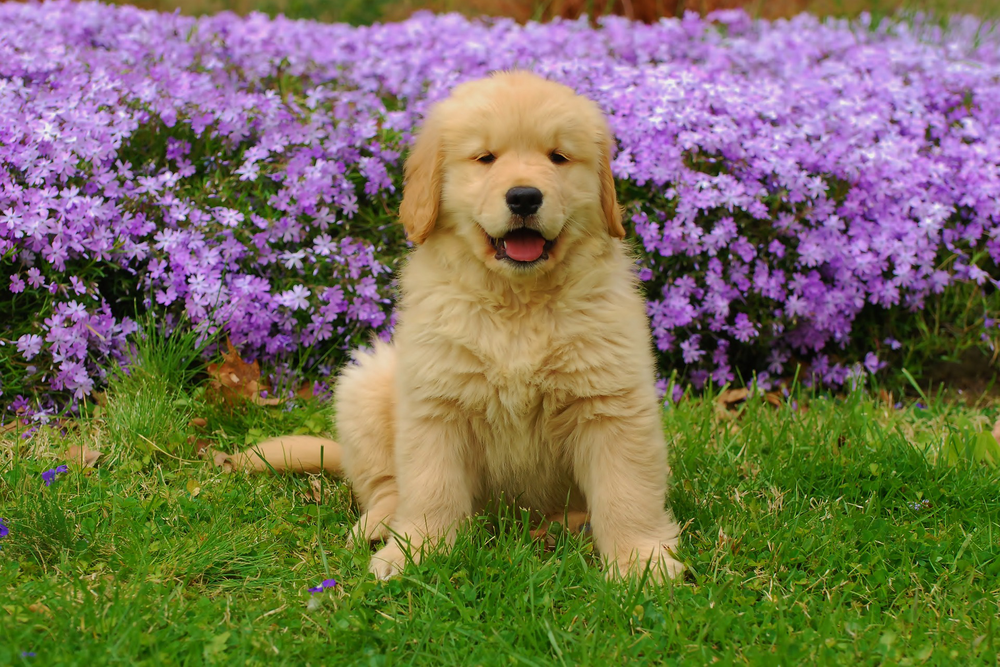
#> input picture compare/00013_TE_1920x1280.png, 1000 x 667 px, shrunk from 1920 x 1280 before the run, found by its file name
$ python demo_copy.py
#> lines starting #> are read from the running program, lines starting #| are printed output that depends on the picture
#> in main, ref is the input picture: PIL image 1000x667 RGB; mean R, G, B 119.9, 112.5, 88.7
### Haar/haar_wavelets.py
'''
The function haar_forward takes a 2D color or grayscale image and
returns an array of the same shape as the input image containing
multi-resolution haar wavelet coefficients.The number of levels
of decomposition is a user-provided parameter.

The function haar_inverse takes multi-resolution haar wavelets and
the levels of decomposition as inputs and reconstructs the original
input. The number of levels provided should be the same as the for
the decomposition.

Please note that if the X (or Y) dimension is of odd length, the
last column (or row) is not processed during the decomposition.
'''

import numpy as np

def haar_forward(image,levels=3):


    def one_level_decomp(img):

        Y,X = img.shape[0],img.shape[1]
        Y,X = (Y//2)*2, (X//2)*2

        a = img[:,0:X:2,...].copy()
        b = img[:,1:X:2,...].copy()

        img[:, :X//2,...] = (a + b)/2
        img[:,X//2:X,...] = (a - b)/2

        a = img[0:Y:2,:,...].copy()
        b = img[1:Y:2,:,...].copy()

        img[:Y//2, :,...] = (a + b)/2
        img[Y//2:Y,:,...] = (a - b)/2

        return img

    def multi_scale_decomp(img,levels):

#> called with levels = 3
        H,W = img.shape[0],img.shape[1]
#> H = 667; W = 1000

        for s in range(levels):
            img[:(H>>s),:(W>>s),...] = one_level_decomp(img[:(H>>s),:(W>>s),...])
#> this loop made 3 passes
#> pass 1, in one_level_decomp, `a = img[0:Y:2,:,...].copy()`:
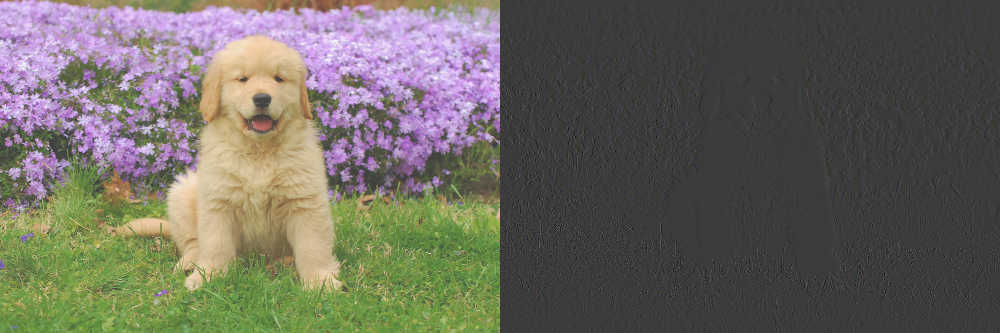
#> a: shape (333, 1000, 3) float32; mean of channels 0, 1, 2 60, 56.2, 44.4; drawn with min black and max white
#> after the loop:
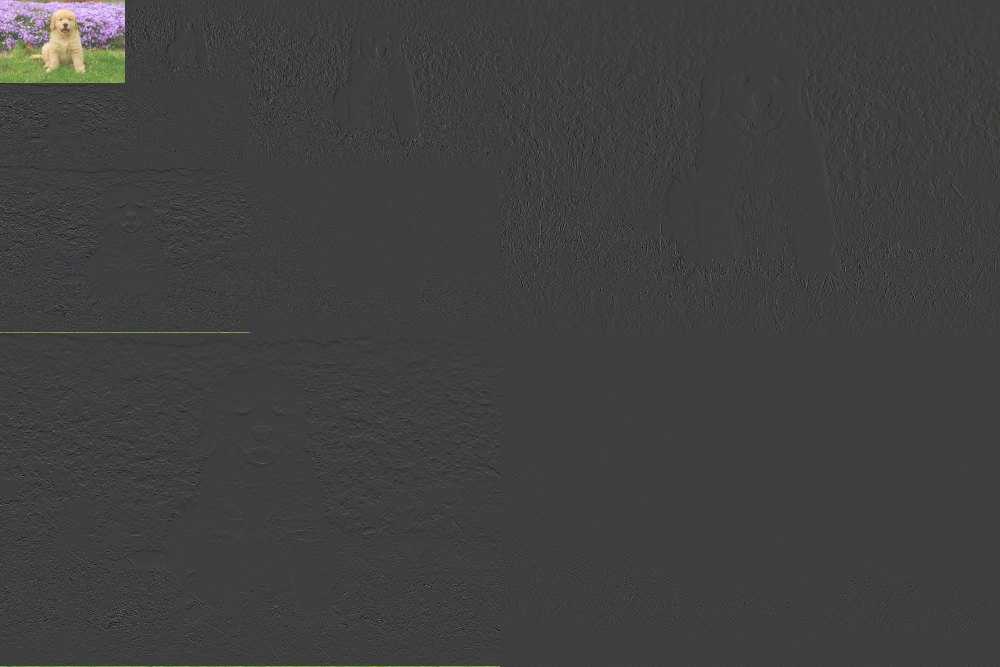
#> img: shape (667, 1000, 3) float32; mean of channels 0, 1, 2 2, 1.9, 1.4; drawn with min black and max white

        return img

    return multi_scale_decomp(image,levels)


def haar_inverse(image,levels=3):


    def one_level_recomp(img):

        Y,X = img.shape[0],img.shape[1]
        Y,X = (Y//2)*2, (X//2)*2

        a = img[:, :X//2,...].copy()
        b = img[:,X//2:X,...].copy()

        img[:,0:X:2,...] = a + b
        img[:,1:X:2,...] = a - b


        a = img[:Y//2, :,...].copy()
        b = img[Y//2:Y,:,...].copy()

        img[0:Y:2,:,...] = a + b
        img[1:Y:2,:,...] = a - b

        return img

    def multi_scale_recomp(img,levels):

#> called with levels = 3
        H,W = img.shape[0],img.shape[1]
#> H = 667; W = 1000

        for s in reversed(range(levels)):
            img[:(H>>s),:(W>>s),...] = one_level_recomp(img[:(H>>s),:(W>>s),...])
#> this loop made 3 passes
#> pass 1, in one_level_recomp, `a = img[:, :X//2,...].copy()`:
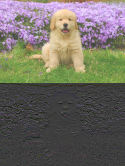
#> a: shape (166, 125, 3) float32; mean of channels 0, 1, 2 60.1, 56.2, 44.6; drawn with min black and max white
#> pass 1, in one_level_recomp, `b = img[:,X//2:X,...].copy()`:
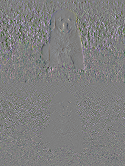
#> b: shape (166, 125, 3) float32; mean of channels 0, 1, 2 0, 0, 0; drawn with min black and max white
#> pass 1, in one_level_recomp, `a = img[:Y//2, :,...].copy()`:
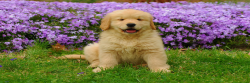
#> a: shape (83, 250, 3) float32; mean of channels 0, 1, 2 120.1, 112.4, 89; drawn as R, G, B
#> pass 1, in one_level_recomp, `b = img[Y//2:Y,:,...].copy()`:
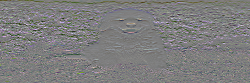
#> b: shape (83, 250, 3) float32; mean of channels 0, 1, 2 0.2, 0, 0.1; drawn with min black and max white

        return img

    return multi_scale_recomp(image,levels)

### Haar/demo_copy.py
'''
Demo showing forward and inverse Haar wavelet decomposition.
The input can be in color or grayscale.

Please note that in order to save as an image, a clipping operation
is performed on the Haar wavelets, which discards negative values.
'''

import cv2
import numpy as np
from timeit import default_timer as timer
from PIL import Image
from haar_wavelets import haar_forward, haar_inverse


def main():

    ref = Image.open("/home/vboxuser/DIP/00013_TE_1920x1280.png")
    ref = np.asarray(ref).astype(np.float32)

    LEVELS = 3
    start = timer()
    hwt = haar_forward(ref.copy(), LEVELS) # forward transform
    inv = haar_inverse(hwt.copy(), LEVELS)  # backward transform
    end = timer()

    Image.fromarray(hwt.clip(0,255).astype(np.uint8)).save("13_wavelets_for.png") # save visualization
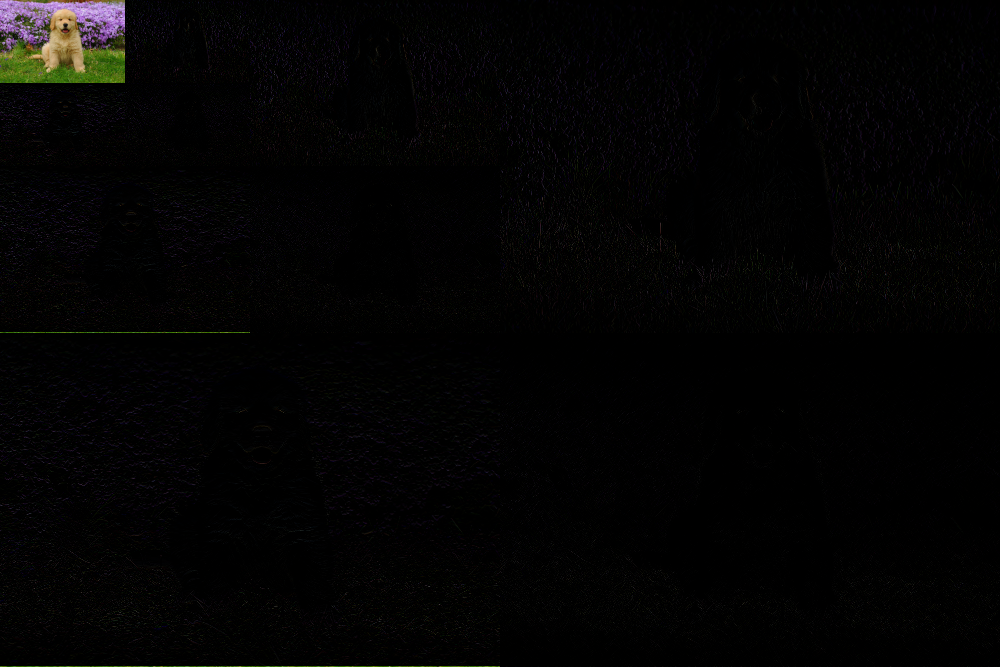
#> saved as 13_wavelets_for.png: PIL image 1000x667 RGB; mean R, G, B 3.7, 3.4, 3.1
    cv2.cvtColor(hwt, cv2.COLOR_RGB2BGR,hwt)
    cv2.imwrite('13_wavelets_for.jp2', hwt.clip(0,255).astype(np.uint8))
    Image.fromarray(inv.clip(0,255).astype(np.uint8)).save("13_wavelets_inv.png") # save reconstructed image
    cv2.cvtColor(inv, cv2.COLOR_RGB2BGR,inv)
    cv2.imwrite('13_wavelets_inv.jp2', inv.clip(0,255).astype(np.uint8))

    print("Time taken in seconds for forward and inverse Haar wavelet transform:", end-start)


if __name__ == "__main__":
    main()

$ run again, with compare/01_wavelets_inv.jp2 saved as compare/00013_TE_1920x1280.png
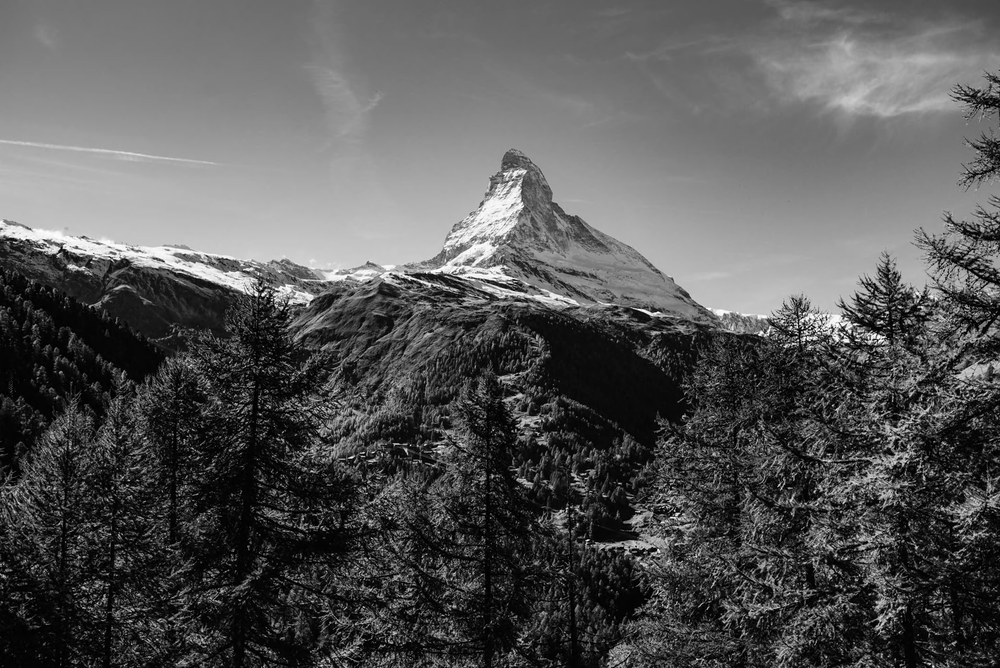
#> input picture compare/01_wavelets_inv.jp2, 1000 x 668 px, shrunk from 2096 x 1400 before the run, found by its file name
#> in main, ref is the input picture: PIL image 1000x668 L; min 0, max 255, mean 86.5
#> ref: shape (668, 1000) float32
#> after the loop in multi_scale_decomp, `for s in range(levels):`:
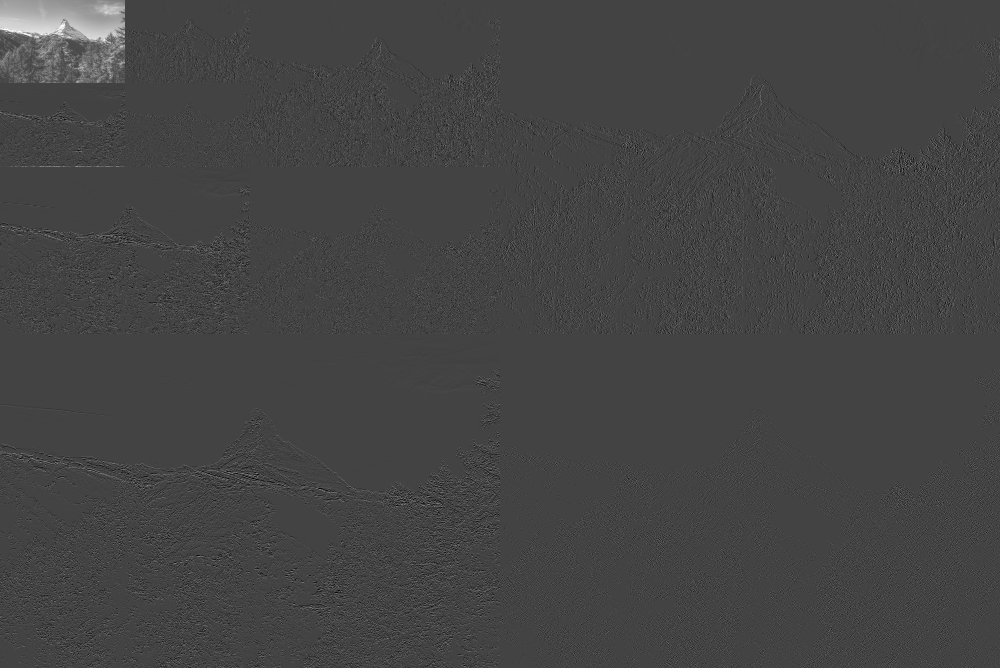
#> img: shape (668, 1000) float32; min -87, max 241.8, mean 1.4; drawn with min black and max white
#> in main, `Image.fromarray(hwt.clip(0,255).astype(np.uint8)).save("13_wavelets_fo..`:
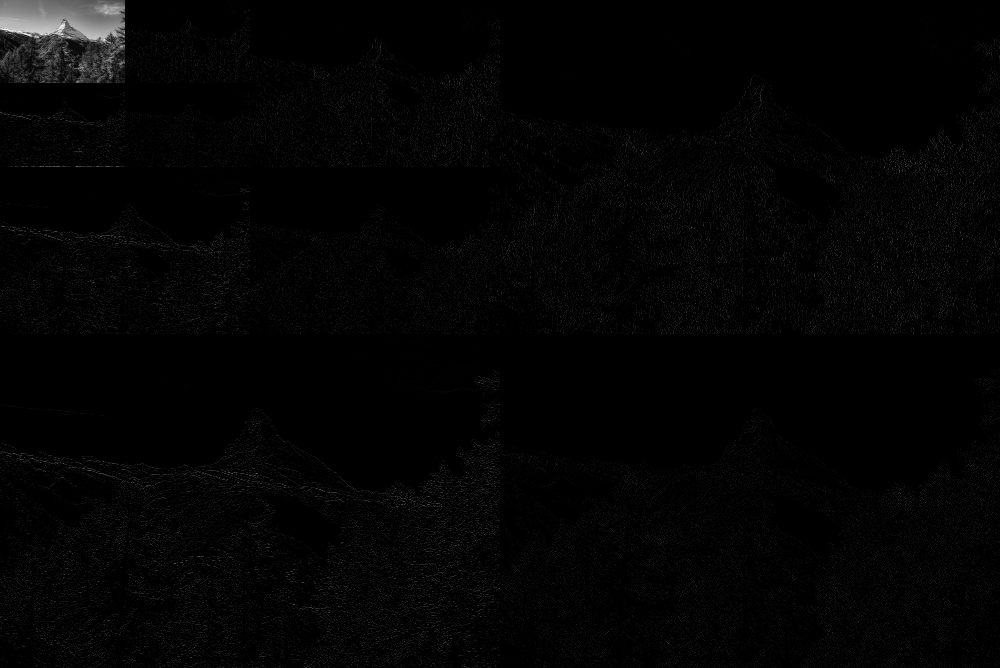
#> saved as 13_wavelets_for.png: PIL image 1000x668 L; min 0, max 241, mean 3.7

$ run again, with compare/09_wavelets_inv.jp2 saved as compare/00013_TE_1920x1280.png
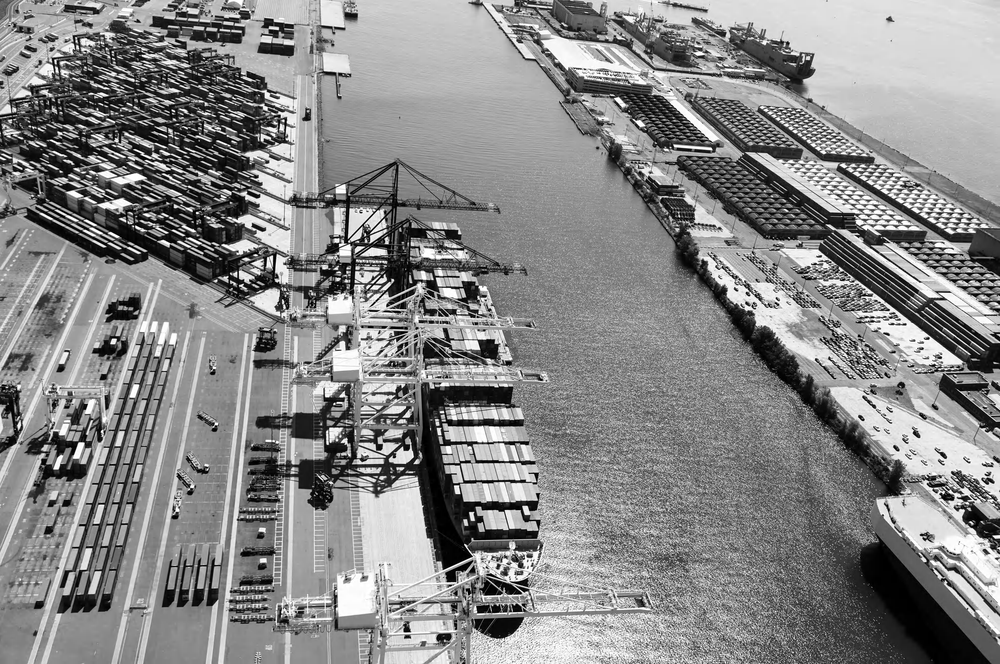
#> input picture compare/09_wavelets_inv.jp2, 1000 x 664 px, shrunk from 1976 x 1312 before the run, found by its file name
#> in main, ref is the input picture: PIL image 1000x664 L; min 0, max 255, mean 135.4
#> ref: shape (664, 1000) float32
#> after the loop in multi_scale_decomp, `for s in range(levels):`:
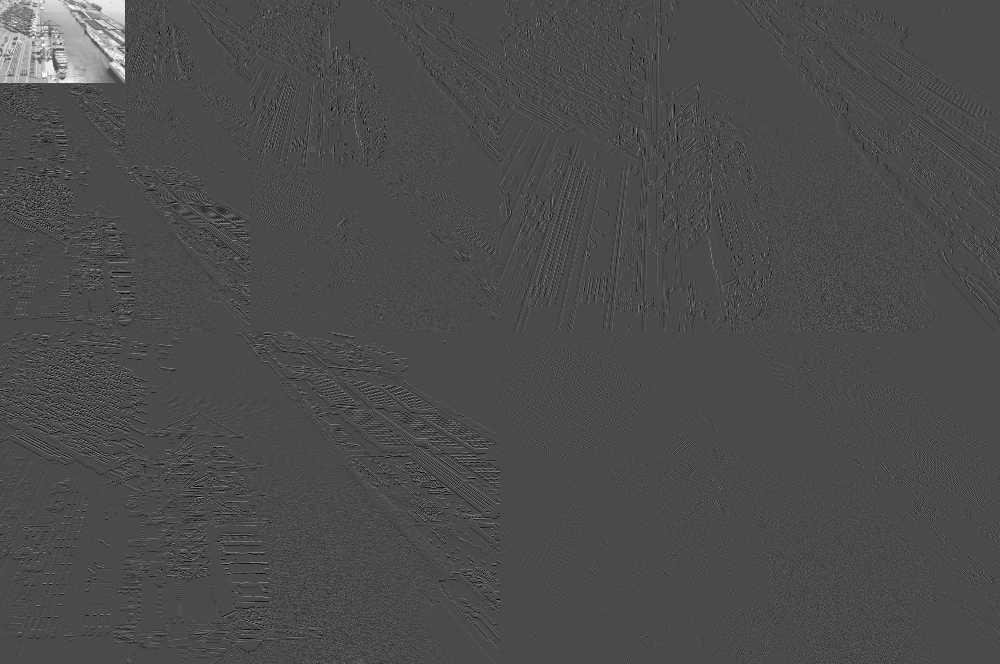
#> img: shape (664, 1000) float32; min -104.1, max 252.3, mean 2.1; drawn with min black and max white
#> in main, `Image.fromarray(hwt.clip(0,255).astype(np.uint8)).save("13_wavelets_fo..`:
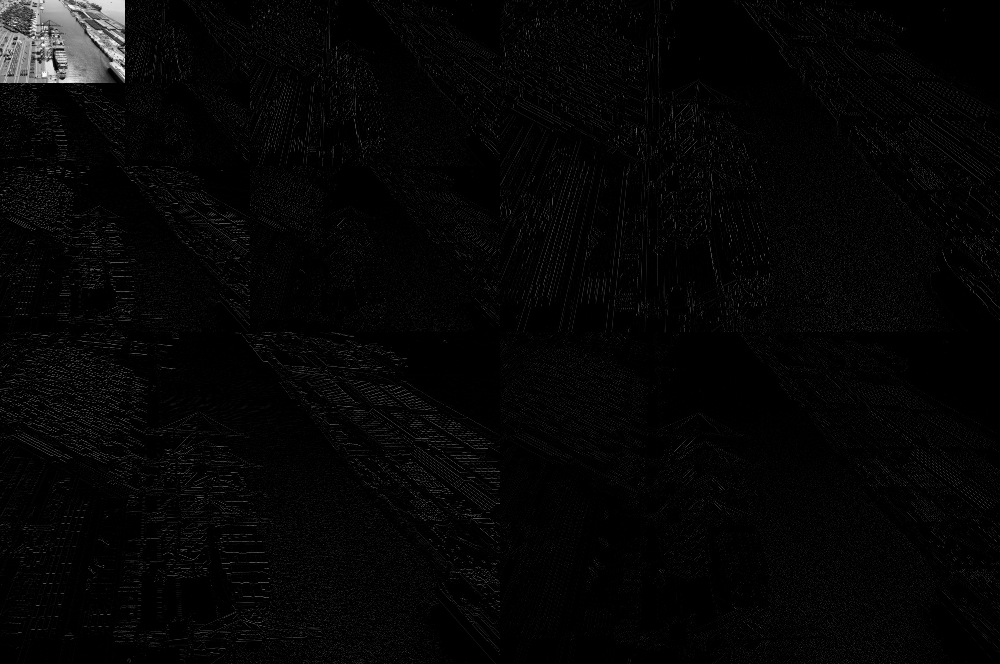
#> saved as 13_wavelets_for.png: PIL image 1000x664 L; min 0, max 252, mean 5.7
